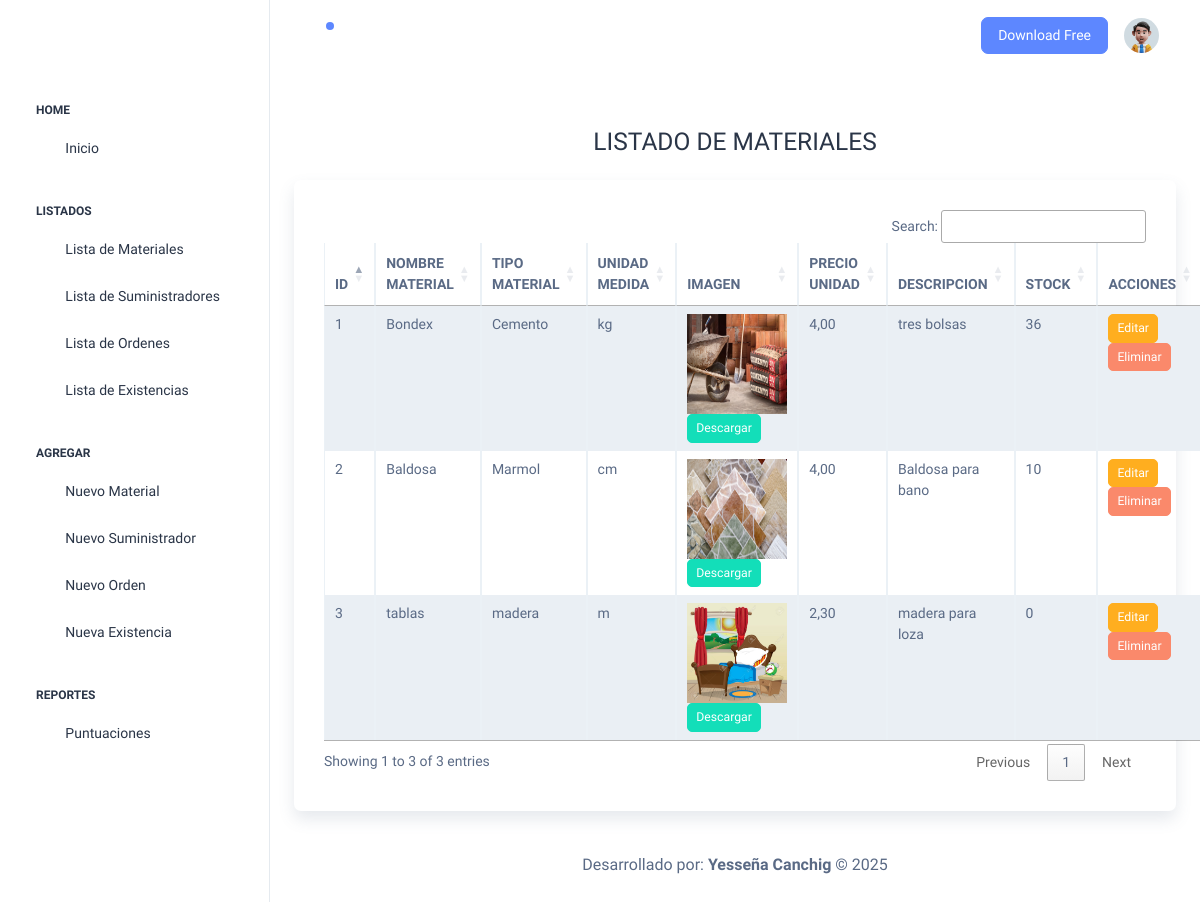
/listadoMaterial/, run on the app's committed database.
### Aplicaciones/Materiales/models.py (models this page shows)
class Materiales (models.Model):
    id_mat= models.AutoField(primary_key=True)
    nom_mat = models.CharField(max_length=100)
    tipo_mat = models.CharField(max_length=50)
    unidad_medida = models.CharField(max_length=20)
    foto_mat = models.FileField(upload_to='materiales', null=True, blank=True )
    prec_unidad = models.DecimalField(max_digits=10, decimal_places=2)
    descripcion = models.TextField()
    stock = models.PositiveIntegerField(default=0)

### Aplicaciones/Materiales/views.py (the view)
# urls.py: path('listadoMaterial/',views.listadoMaterial, name='listadoMaterial'),
def listadoMaterial(request):
    materialBdd = Materiales.objects.all()
    return render(request, 'listadoMaterial.html', {'material':materialBdd})

### Aplicaciones/Materiales/templates/listadoMaterial.html (shortened to what this page needs)
{% extends "./plantilla.html"%}
{% block contenido %}
<br>
<br>
<h3 class="text-center mb-4">LISTADO DE MATERIALES</h3>
<div class="card  shadow">
    <div class="card-body">
        <table class="table table-bordered table-striped table-hover" id="tbl_materiales">
            <thead>
                <tr>
                    <th>ID</th>
                    <th>NOMBRE MATERIAL</th>
                    <th>TIPO MATERIAL</th>
                    <th>UNIDAD MEDIDA</th>
                    <th>IMAGEN</th>
                    <th>PRECIO UNIDAD</th>
                    <th>DESCRIPCION</th>
                    <th>STOCK</th>
                    <th>ACCIONES</th>
                </tr>
            </thead>
            <tbody>
                {% for mat in material %}
                <tr>
                    <td>{{ mat.id_mat }}</td>
                    <td>{{ mat.nom_mat }}</td>
                    <td>{{ mat.tipo_mat }}</td>
                    <td>{{ mat.unidad_medida }}</td>
                    <td>
                        {% if mat.foto_mat and mat.foto_mat.url %}
                            <a  href="{{mat.foto_mat.url}}" target="_blank">
                                <img src="{{mat.foto_mat.url}}" alt=""
                                height="100px" width="100px">
                            </a><br>
                            <a download  href="{{mat.foto_mat.url}}" class="btn btn-success btn-sm me-2">
                                Descargar
                            </a>
                        {% else %}
                            <p>No hay foto disponible.</p>
                        {% endif %}
                    </td>
                    <td>{{ mat.prec_unidad }}</td>
                    <td>{{ mat.descripcion }}</td>
                    <td>{{ mat.stock }}</td>
                    <td>
                        <a href="/editarMaterial/{{ mat.id_mat }}" class="btn btn-warning btn-sm me-2">Editar</a>
                        <a onclick="return confirm('Esta seguro de eliminar permanentemente')" href="/eliminarMaterial/{{ mat.id_mat }}"
                        class="btn btn-danger btn-sm">Eliminar</a>
                    </td>
                </tr>
                {% endfor %}
            </tbody>
        </table>
    </div>
</div>
{% endblock %}

### data on the page
Materiales: id_mat "1", nom_mat "Bondex", tipo_mat "Cemento", unidad_medida "kg", foto_mat (picture), prec_unidad "4,00", descripcion "tres bolsas", stock "36"
Materiales: id_mat "2", nom_mat "Baldosa", tipo_mat "Marmol", unidad_medida "cm", foto_mat (picture), prec_unidad "4,00", descripcion "Baldosa para bano", stock "10"
Materiales: id_mat "3", nom_mat "tablas", tipo_mat "madera", unidad_medida "m", foto_mat (picture), prec_unidad "2,30", descripcion "madera para loza", stock "0"
